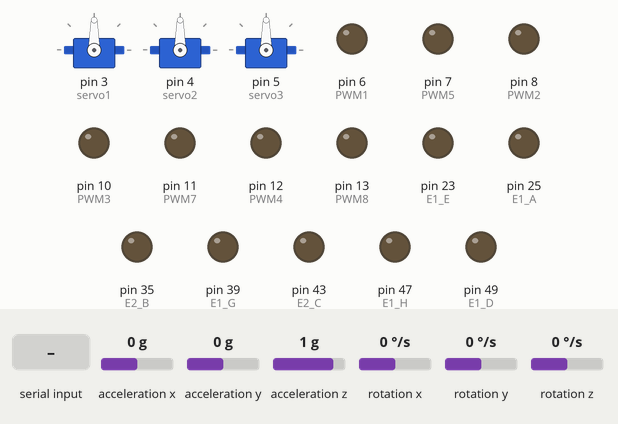
Simulated run of this sketch. Board: Arduino Mega 2560, built with avr-gcc and run on an emulated ATmega2560. Shown: 3 × servo, output pins drawn as LEDs (lit = HIGH). The inputs (shaded band) are chosen by the test bench; at power-on: acceleration x 0 g, acceleration y 0 g, acceleration z 1 g, rotation x 0 °/s, rotation y 0 °/s, rotation z 0 °/s.

Above: at 1.8 s.
1.9 s: "Z90\n" received over the second serial link
At 2.3 s:
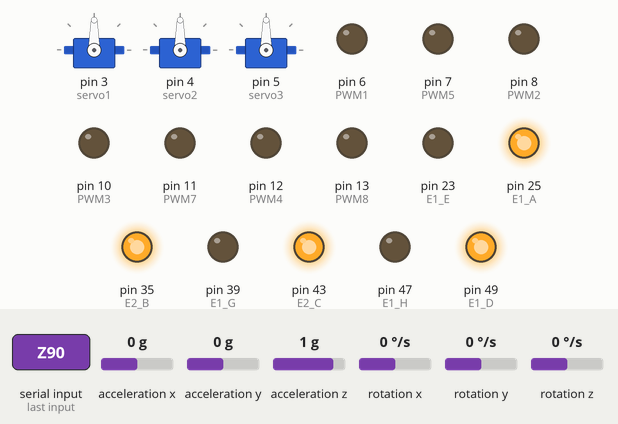
3.4 s: "Z,45\n" received over the second serial link
At 4.6 s:
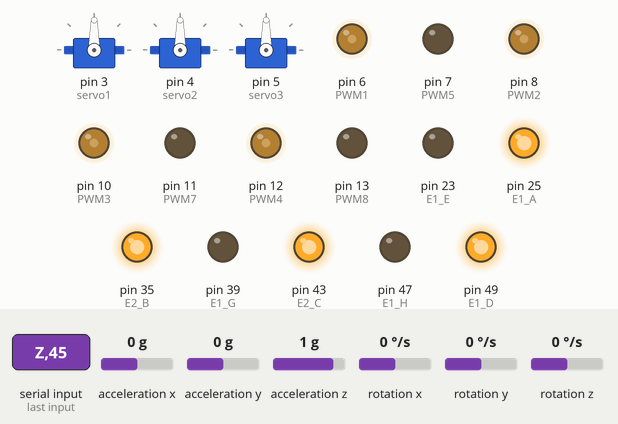
4.9 s: "O90\n" received over the second serial link
At 5.8 s:
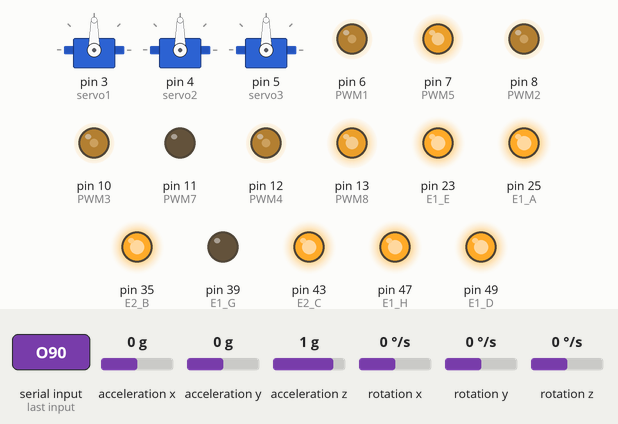
6.4 s: "O,45\n" received over the second serial link
At 7.0 s:
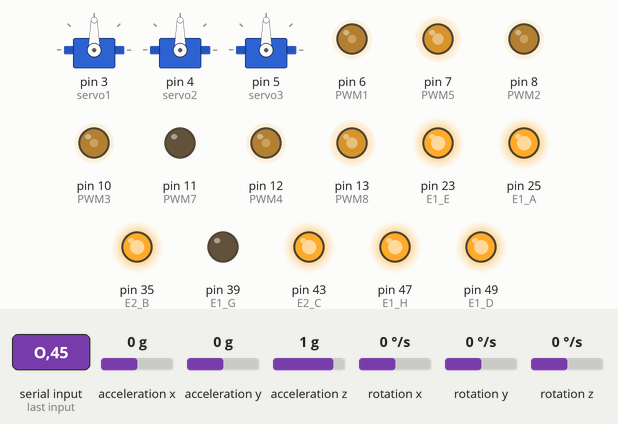
7.9 s: "X90\n" received over the second serial link
At 9.1 s:
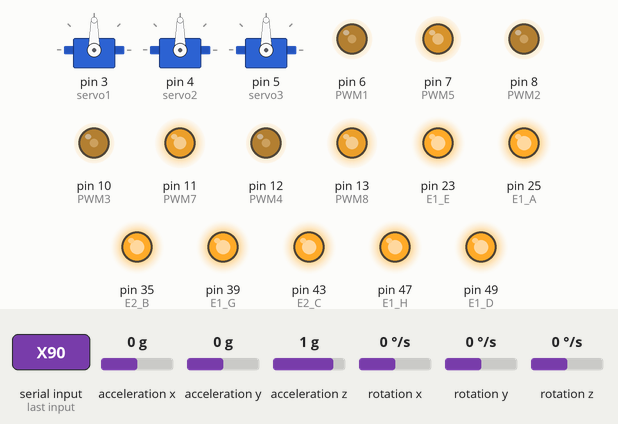
9.4 s: "O\n" received over the second serial link
At 10.4 s:
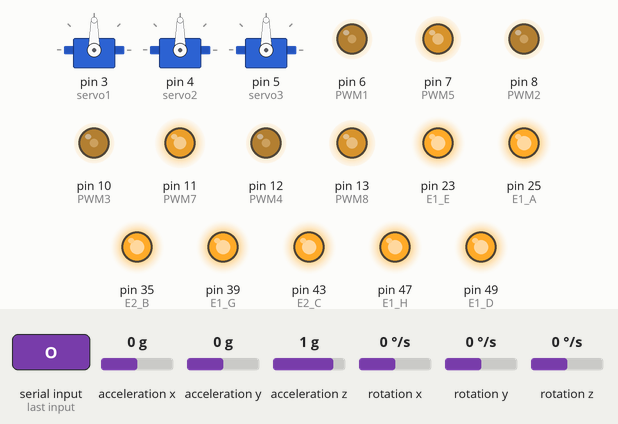
Timing chart, 0 to 11.9 s (numbered marks = the images above; inputs shaded):
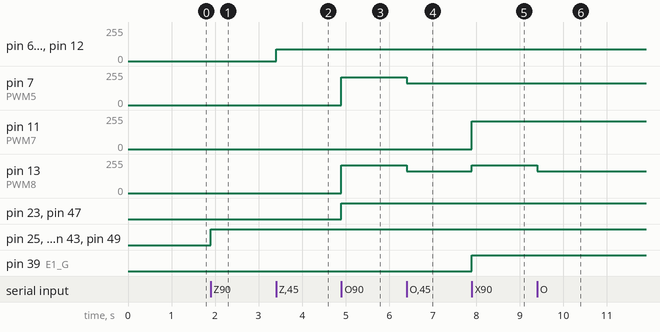

The sketch:

Rxd.ino
```cpp
#include <Servo.h>
#include "Wire.h"
#include "I2Cdev.h"
#include "MPU6050.h"
MPU6050 accelgyro;

Servo servo1;
Servo servo2;
Servo servo3;

#define Yeya 0

#define jidianqi 1

#define E1_A 25
#define E2_A 27
#define E1_B 33
#define E2_B 35
#define E1_C 41
#define E2_C 43
#define E1_D 49
#define E2_D 51
#define E1_E 23
#define E2_E 29
#define E1_F 31
#define E2_F 37
#define E1_G 39
#define E2_G 45
#define E1_H 47
#define E2_H 53

#define PWM1 6
#define PWM2 8
#define PWM3 10
#define PWM4 12
#define PWM5 7
#define PWM6 9
#define PWM7 11
#define PWM8 13

//#define E_485 3

//long previousMillis = 0;
//long interval = 1000; //定时时间

int fasong = 0;

int gaodu = 0;

int V_Updown = 0;
int V_Turn = 0;
int V_Goback = 0;
int V_Leftright = 0;
int V_jidianqi = 0;
int V_duoji1 = 20;
int V_duoji2 = 90;
int V_duoji3 = 90;
int V_CH9 =0;
int V_CH10 =0;

int speed_1_Val = 0;
int speed_2_Val = 0;
int speed_3_Val = 0;
int speed_4_Val = 0;
int speed_5_Val = 0;
int speed_6_Val = 0;
int speed_7_Val = 0;
int speed_8_Val = 0;

int16_t ax, ay, az;
int16_t gx, gy, gz;

float A_Offset_x = 547.0693;//加速度计X轴零点偏移量
float A_Offset_y = -280.259;//加速度计Y轴零点偏移量

float A_X_Min = -15637.2;//加速度计X轴最小极值
float A_X_Max = 17077.02;//加速度计X轴最大极值
float A_Y_Min = -16362.7;//加速度计Y轴最小极值
float A_Y_Max = 16367.89;//加速度计Y轴最大极值

float R_A_X = 180/(A_X_Max - A_X_Min);//加速度计X轴比例
float R_A_Y = 180/(A_Y_Max - A_Y_Min);//加速度计Y轴比例


float Angle_A_X,Angle_A_Y,Samp_G_X,Samp_G_Y,Angle_G_X,Angle_G_Y,Angle_AG_F,Angle_AG_H;

bool blinkState = false;

void read_AD()
{

    accelgyro.getMotion6(&ax, &ay, &az, &gx, &gy, &gz);

    Angle_A_X = (ax-A_Offset_x)*R_A_X;//加速度计 角度计算 （读取值-偏移量）*比例  单位：°
    Angle_A_Y = (ay-A_Offset_y)*R_A_Y;//加速度计 角度计算 （读取值-偏移量）*比例  单位：°

}

void send_CMD(char cmd,int16_t val)
{
  Serial2.write(0xaa);
  Serial2.write(0x01);
  Serial2.write(0x02);
  Serial2.write(cmd);
  Serial2.write(val/256);
  Serial2.write(val%256);
  Serial2.write(0x55);
}

void Moto_out_1(unsigned int speed_m)
{
  digitalWrite (E1_A,1);
  digitalWrite (E2_A,0);
  analogWrite (PWM1,speed_m);
}

void Moto_out_2(unsigned int speed_m)
{
  digitalWrite (E1_B,0);
  digitalWrite (E2_B,1);
  analogWrite (PWM2,speed_m);
}

void Moto_out_3(unsigned int speed_m)
{
  digitalWrite (E1_C,0);
  digitalWrite (E2_C,1);
  analogWrite (PWM3,speed_m);
}

void Moto_out_4(unsigned int speed_m)
{
  digitalWrite (E1_D,1);
  digitalWrite (E2_D,0);
  analogWrite (PWM4,speed_m);
}

void Moto_out_5(unsigned int speed_m)
{
  digitalWrite (E1_E,1);
  digitalWrite (E2_E,0);
  analogWrite (PWM5,speed_m);
}

void Moto_out_6(unsigned int speed_m)
{
  digitalWrite (E1_F,1);
  digitalWrite (E2_F,0);
  analogWrite (PWM6,speed_m);
}

void Moto_out_7(unsigned int speed_m)
{
  digitalWrite (E1_G,1);
  digitalWrite (E2_G,0);
  analogWrite (PWM7,speed_m);
}

void Moto_out_8(unsigned int speed_m)
{
  digitalWrite (E1_H,1);
  digitalWrite (E2_H,0);
  analogWrite (PWM8,speed_m);
}

void setup()
{
  Wire.begin();
  Serial.begin(9600);//设置波特率
  Serial1.begin(9600);
  Serial2.begin(9600);

  accelgyro.initialize();

  servo1.attach(3);
  servo2.attach(4);
  servo3.attach(5);

  pinMode(E1_A,OUTPUT);
  pinMode(E2_A,OUTPUT);
  pinMode(E1_B,OUTPUT);
  pinMode(E2_B,OUTPUT);
  pinMode(E1_C,OUTPUT);
  pinMode(E2_C,OUTPUT);
  pinMode(E1_D,OUTPUT);
  pinMode(E2_D,OUTPUT);
  pinMode(E1_E,OUTPUT);
  pinMode(E2_E,OUTPUT);
  pinMode(E1_F,OUTPUT);
  pinMode(E2_F,OUTPUT);
  pinMode(E1_G,OUTPUT);
  pinMode(E2_G,OUTPUT);
  pinMode(E1_H,OUTPUT);
  pinMode(E2_H,OUTPUT);

  pinMode(3,OUTPUT);
  pinMode(4,OUTPUT);
  pinMode(5,OUTPUT);

  pinMode(jidianqi,OUTPUT);
}
void loop()
{
//    int flag = 0;
//    static int v = 0;
//    servo1.write(20);
//    servo2.write(90);
//    servo3.write(90);
  delay(1000);

//  digitalWrite(3,0);
//  digitalWrite(4,0);
//  digitalWrite(5,0);
  accelgyro.getMotion6(&ax, &ay, &az, &gx, &gy, &gz);
  A_Offset_x = ax;
  A_Offset_y = ay;

  while(1)
  {
    int flag = 0;
    static int v = 0;

    if(Serial1.available())
	{
		char ch = Serial1.read();//读取串口数据
		switch(ch)
		{
			case'0'...'9':v = v*10+ch-'0';//字符换成合适进制
					break;
                        case'Z':V_Updown=v;
                                        flag=1;
                                        v=0;
                                       break;
                        case'O':V_Turn=v-255;
                                        flag=2;
                                        v=0;
                                       break;
                        case'X':V_Goback=v-255;
                                        flag=3;
                                        v=0;
                                       break;
                        case'Y':V_Leftright=v-255;
                                        flag=4;
                                        v=0;
                                       break;
//                        case'A':V_jidianqi=v;
//                                        flag=5;
//                                        v=0;
//                                        break;
                        case'B':V_duoji1=v;
                                        flag=6;
                                        v=0;
                                        break;
//                        case'C':V_CH7=v;
//                                        flag=7;
//                                        v=0;
//                                        break;
//                        case'D':V_CH8=v;
//                                        flag=8;
//                                        v=0;
//                                        break;
                        case'E':V_CH9=v;
                                        flag=9;
                                        v=0;
                                        break;
                        case'F':V_CH10=v;
                                        flag=10;
                                        v=0;
                                        break;

		}
	}

        if(flag==1)
        {
            if(V_Updown<80&V_Updown>20)
              V_Updown=80;
            if(V_Updown<=20)
              V_Updown=0;
//            Serial.print(V_Updown);Serial.print("\t");
            Moto_out_1(V_Updown);
            Moto_out_2(V_Updown);
            Moto_out_3(V_Updown);
            Moto_out_4(V_Updown);
        }

        if(flag==2)
        {
//            Serial.print(V_Turn);Serial.print("\t");
            if(V_Turn>=0)
            {
                if(V_Turn<90&V_Turn>50)
                  V_Turn=90;
                if(V_Turn<=50)
                  V_Turn=0;
                speed_6_Val = V_Turn;
                speed_7_Val = V_Turn;
                Moto_out_6(speed_6_Val);
                Moto_out_7(speed_7_Val);
            }
            else
            {
                if(V_Turn>-90&V_Turn<-50)
                  V_Turn=-90;
                if(V_Turn>=-50)
                  V_Turn=0;
                speed_5_Val = -V_Turn;
                speed_8_Val = -V_Turn;
                Moto_out_5(speed_5_Val);
                Moto_out_8(speed_8_Val);
            }
        }
        if(flag==3)
        {
//            Serial.print(V_Goback);Serial.print("\t");
            if(V_Goback>=0)
            {
                if(V_Goback<90&V_Goback>50)
                  V_Goback=90;
                if(V_Goback<=50)
                  V_Goback=0;
                if(V_Goback>=V_Leftright&V_Goback>=-V_Leftright)
                {
                    speed_5_Val = V_Goback;
                    speed_6_Val = V_Goback;
                    Moto_out_5(speed_5_Val);
                    Moto_out_6(speed_6_Val);
                }
            }
            else
            {
                if(V_Goback>-90&V_Goback<-50)
                  V_Goback=-90;
                if(V_Goback>=-50)
                  V_Goback=0;
                if(-V_Goback>=V_Leftright&-V_Goback>=-V_Leftright)
                {
                    speed_7_Val = -V_Goback;
                    speed_8_Val = -V_Goback;
                    Moto_out_7(speed_7_Val);
                    Moto_out_8(speed_8_Val);
                }
            }
        }

        if(flag==4)
        {
//            Serial.print(V_Leftright);Serial.print("\t");
            if(V_Leftright>=0)
            {
                if(V_Leftright<90&V_Leftright>50)
                  V_Leftright=90;
                if(V_Leftright<=50)
                  V_Leftright=0;
                if(V_Leftright>V_Goback&V_Leftright>-V_Goback)
                {
                    speed_6_Val = V_Leftright;
                    speed_8_Val = V_Leftright;
                    Moto_out_6(speed_6_Val);
                    Moto_out_8(speed_8_Val);
                }
            }
            else
            {
                if(V_Leftright>-90&V_Leftright<-50)
                  V_Leftright=-90;
                if(V_Leftright>=-50)
                  V_Leftright=0;
                if(-V_Leftright>V_Goback&-V_Leftright>-V_Goback)
                {
                    speed_5_Val = -V_Leftright;
                    speed_7_Val = -V_Leftright;
                    Moto_out_5(speed_5_Val);
                    Moto_out_7(speed_7_Val);
                }
            }
        }

//        if(flag==5)
//        {
//          if(V_jidianqi==0)
//          {
//            digitalWrite(jidianqi,0);
//          }
//          else
//          {
//            digitalWrite(jidianqi,1);
//          }
//        }

        if(flag==6)
        {
          servo1.write(V_duoji1);
        }

//        if(flag==7)
//        {
//          if(V_CH7==0)
//          {
//            V_duoji3++;
//            if(V_duoji3>=170)V_duoji3=170;
//            servo3.write(V_duoji3);
//          }
//          else
//          {
//            servo3.write(V_duoji3);
//          }
//        }

//        if(flag==8)
//        {
//          if(V_CH8==0)
//          {
//            V_duoji3--;
//            if(V_duoji3<=70)V_duoji3=70;
//            servo3.write(V_duoji3);
//          }
//          else
//          {
//            servo3.write(V_duoji3);
//          }
//        }

        if(flag==9)
        {
          if(V_CH9==0)
          {
            V_duoji2++;
            if(V_duoji2>=170)V_duoji2=170;
            servo2.write(V_duoji2);
          }
          else
          {
            servo2.write(V_duoji2);
          }

        }
        if(flag==10)
        {
          if(V_CH10==0)
          {
            V_duoji2--;
            if(V_duoji2<=10)V_duoji2=10;
            servo2.write(V_duoji2);
          }
          else
          {
            servo2.write(V_duoji2);
          }
          fasong++;
        }

        if(fasong>=20)
        {
          fasong=0;
          read_AD();
          gaodu = analogRead(Yeya);
          send_CMD('D',gaodu);
          send_CMD('X',Angle_A_X*100+18000);
          send_CMD('Y',Angle_A_Y*100+18000);
        }

  }
}
```

Measured:
- after the input at 1.9 s, pin 25 (E1_A), pin 35 (E2_B), pin 43 (E2_C), pin 49 (E1_D): LOW → HIGH at once
- after the input at 3.4 s, pin 6 (PWM1), pin 8 (PWM2), pin 10 (PWM3), pin 12 (PWM4): 0/255 → 90/255 at once
- after the input at 4.9 s, pin 7 (PWM5), pin 13 (PWM8): 0/255 → 210/255 at once; pin 23 (E1_E), pin 47 (E1_H): LOW → HIGH at once
- after the input at 6.4 s, pin 7 (PWM5), pin 13 (PWM8): 210/255 → 165/255 at once
- after the input at 7.9 s, pin 11 (PWM7): 0/255 → 210/255 at once; pin 13 (PWM8): 165/255 → 210/255 at once; pin 39 (E1_G): LOW → HIGH at once
- after the input at 9.4 s, pin 13 (PWM8): 210/255 → 165/255 at once
